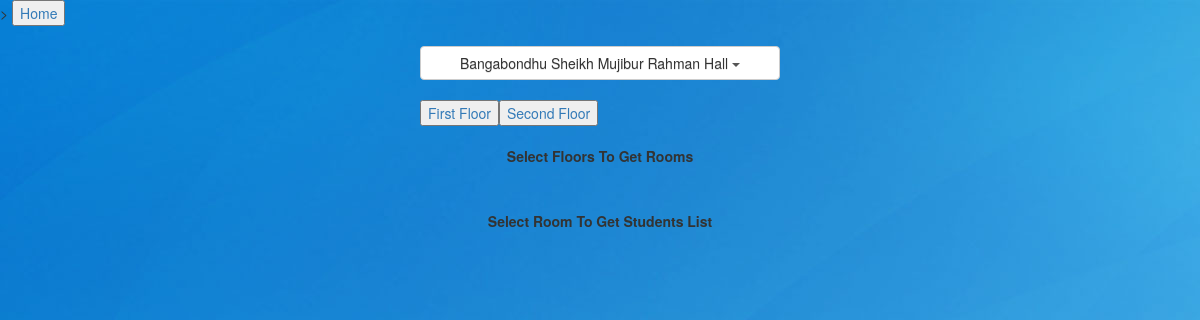
The app's page /halls.php?hall=1 with its own data.
### tables this page shows
CREATE TABLE `halls` (
  `hall_id` int(10) NOT NULL,
  `hall_name` varchar(100) NOT NULL
);

CREATE TABLE `floors` (
  `hall_id` int(10) NOT NULL,
  `floor_id` int(10) NOT NULL,
  `floor_name` varchar(40) NOT NULL
);

### halls.php (the view, shortened to what this page needs)
<?php
require_once('db.php');?>
<!DOCTYPE html>
<html lang="en">
    <head>
        <link rel="stylesheet" href="css/font-awesome.css">
        <link href="css/bootstrap.min.css" rel="stylesheet">
        <link href="css/bootstrap.css" rel="stylesheet">
        <link rel="stylesheet" href="css/Dashboard.css" class="">
    </head>
    <body>
       >
        <?php
            if(isset($_GET['hall'])){
                  $u_hall_id = $_GET['hall'];
                  $hall_query = "SELECT * FROM halls WHERE hall_id = $u_hall_id";
                  $hall_run = mysqli_query($connection, $hall_query);
                  $hall_row = mysqli_fetch_array($hall_run);
                  $hall_name = $hall_row['hall_name'];
            }
            else{
                $u_hall_id = 0;
                $hall_name = "Select Your Desired Hall";
            }
            if(isset($_GET['floor'])){
                  $u_floor_id = $_GET['floor'];
                  $floor_query = "SELECT * FROM floors WHERE hall_id = $u_hall_id AND floor_id = $u_floor_id";
                  $floor_run = mysqli_query($connection, $floor_query);
                  $floor_row = mysqli_fetch_array($floor_run);
                  $floor_name = $floor_row['floor_name'];
            }
            else{
                $u_floor_id = 0;
            }
            if(isset($_GET['room'])){
                  $u_room_id = $_GET['room'];
                  $room_query = "SELECT * FROM rooms WHERE hall_id = $u_hall_id AND floor_id = $u_floor_id AND room_no = $u_room_id";
                  $room_run = mysqli_query($connection, $room_query);
                  $room_row = mysqli_fetch_array($room_run);
                  $room_name = $room_row['room_no'];
            }
            else{
                $u_room_id = 0;
            }
        ?>
        <button><a href="view.php">Home</a></button>
        <div  style="margin-top: 20px;">
            <div class="container">
                <div class="row">
                    <div class="col-md-4"></div>
                    <div class="col-md-4">
                        <div class="dropdown">
                          <button class="btn btn-default dropdown-toggle" type="button" id="dropdownMenu1" data-toggle="dropdown" aria-haspopup="true" aria-expanded="true" style="width: 100%;">
                            <?php echo $hall_name ?>
                            <span class="caret"></span>
                          </button>
                        </div>
                        <br>
                        <?php
                              $floor_query = "SELECT * FROM floors WHERE hall_id=$u_hall_id ORDER BY floor_id ASC";
                              $run = mysqli_query($connection,$floor_query);
                              if(mysqli_num_rows($run) > 0){
                                  while($row = mysqli_fetch_array($run)){
                                      $floor_name = ucfirst($row['floor_name']);
                                      $floor_id = $row['floor_id'];
                                      echo "<button><a class='dropdown-item' href='view.php?hall=".$u_hall_id."&floor=".$floor_id."'>$floor_name</a></button>";
                                  }
                              }
                              else{
                                  echo "<center><label>Select Hall To Get Floors</label></center>";
                              }
                        ?>
                        <br>
                        <br>
                        <?php
                              $room_query = "SELECT * FROM rooms WHERE hall_id=$u_hall_id AND floor_id=$u_floor_id ORDER BY room_no ASC";
                              $run = mysqli_query($connection,$room_query);
                              if(mysqli_num_rows($run) > 1){
                                  while($row = mysqli_fetch_array($run)){
                                      $room_name = ucfirst($row['room_no']);
                                      $room_id = $row['room_no'];
                                      echo "<button><a class='dropdown-item' href='view.php?hall=".$u_hall_id."&floor=".$u_floor_id."&room=".$room_id."'>$room_name</a></button>";
                                  }
                              }
                              else{
                                  echo "<center><label>Select Floors To Get Rooms</label></center>";
                              }
                        ?>
                        <br>
                        <br>
                        <?php
                              $stud_query = "SELECT * FROM students WHERE hall_id=$u_hall_id AND floor_id=$u_floor_id AND room_no=$u_room_id ORDER BY stud_id ASC";
                              $stud_run = mysqli_query($connection,$stud_query);
                              if(mysqli_num_rows($stud_run) > 0){
                                  while($row = mysqli_fetch_array($stud_run)){
                                      $stud_name = ucfirst($row['stud_name']);
                                      echo "$stud_name<br>";
                                  }
                              }
                              else{
                                  echo "<center><label>Select Room To Get Students List</label></center>";
                              }
                        ?>
                    </div>
                    <div class="col-md-4"></div>
                </div>
            </div>
        </div>
    </body>
</html>

### css/Dashboard.css (style rules this page uses)
body { background-image: url(../img/bluebackground.jpg); }

### records on screen
halls: hall_name "Bangabondhu Sheikh Mujibur Rahman Hall"
floors: floor_name "First Floor"
floors: floor_name "Second Floor"
